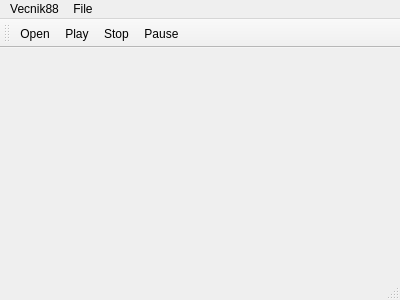
<?xml version="1.0" encoding="UTF-8"?>
<ui version="4.0">
 <class>MainWindow</class>
 <widget class="QMainWindow" name="MainWindow">
  <property name="geometry">
   <rect>
    <x>0</x>
    <y>0</y>
    <width>400</width>
    <height>300</height>
   </rect>
  </property>
  <property name="windowTitle">
   <string>MainWindow</string>
  </property>
  <widget class="QWidget" name="centralWidget"/>
  <widget class="QMenuBar" name="menuBar">
   <property name="geometry">
    <rect>
     <x>0</x>
     <y>0</y>
     <width>400</width>
     <height>21</height>
    </rect>
   </property>
   <widget class="QMenu" name="menuVecnik88">
    <property name="title">
     <string>Vecnik88</string>
    </property>
   </widget>
   <widget class="QMenu" name="menuFile">
    <property name="title">
     <string>File</string>
    </property>
    <addaction name="action"/>
    <addaction name="actionPlay"/>
    <addaction name="actionStop"/>
    <addaction name="actionPause"/>
   </widget>
   <addaction name="menuVecnik88"/>
   <addaction name="menuFile"/>
  </widget>
  <widget class="QToolBar" name="mainToolBar">
   <attribute name="toolBarArea">
    <enum>TopToolBarArea</enum>
   </attribute>
   <attribute name="toolBarBreak">
    <bool>true</bool>
   </attribute>
   <addaction name="action"/>
   <addaction name="actionPlay"/>
   <addaction name="actionStop"/>
   <addaction name="actionPause"/>
  </widget>
  <widget class="QStatusBar" name="statusBar"/>
  <action name="action">
   <property name="icon">
    <iconset resource="resourses.qrc">
     <normaloff>:/images/icons/images.jpg</normaloff>:/images/icons/images.jpg</iconset>
   </property>
   <property name="text">
    <string>Open</string>
   </property>
   <property name="toolTip">
    <string>Open File</string>
   </property>
  </action>
  <action name="actionPlay">
   <property name="icon">
    <iconset resource="resourses.qrc">
     <normaloff>:/images/icons/Start.png</normaloff>:/images/icons/Start.png</iconset>
   </property>
   <property name="text">
    <string>Play</string>
   </property>
   <property name="toolTip">
    <string>Play</string>
   </property>
  </action>
  <action name="actionPause">
   <property name="icon">
    <iconset resource="resourses.qrc">
     <normaloff>:/images/icons/player_pause.png</normaloff>:/images/icons/player_pause.png</iconset>
   </property>
   <property name="text">
    <string>Pause</string>
   </property>
   <property name="toolTip">
    <string>Pause</string>
   </property>
  </action>
  <action name="actionStop">
   <property name="icon">
    <iconset resource="resourses.qrc">
     <normaloff>:/images/icons/player_stop.png</normaloff>:/images/icons/player_stop.png</iconset>
   </property>
   <property name="text">
    <string>Stop</string>
   </property>
   <property name="toolTip">
    <string>Stop</string>
   </property>
  </action>
  <action name="actionOpen">
   <property name="text">
    <string>Open</string>
   </property>
  </action>
  <action name="actionPlay_2">
   <property name="text">
    <string>Play</string>
   </property>
  </action>
  <action name="actionStop_2">
   <property name="text">
    <string>Stop</string>
   </property>
  </action>
  <action name="actionPause_2">
   <property name="text">
    <string>Pause</string>
   </property>
  </action>
 </widget>
 <layoutdefault spacing="6" margin="11"/>
 <resources>
  <include location="resourses.qrc"/>
 </resources>
 <connections/>
</ui>
